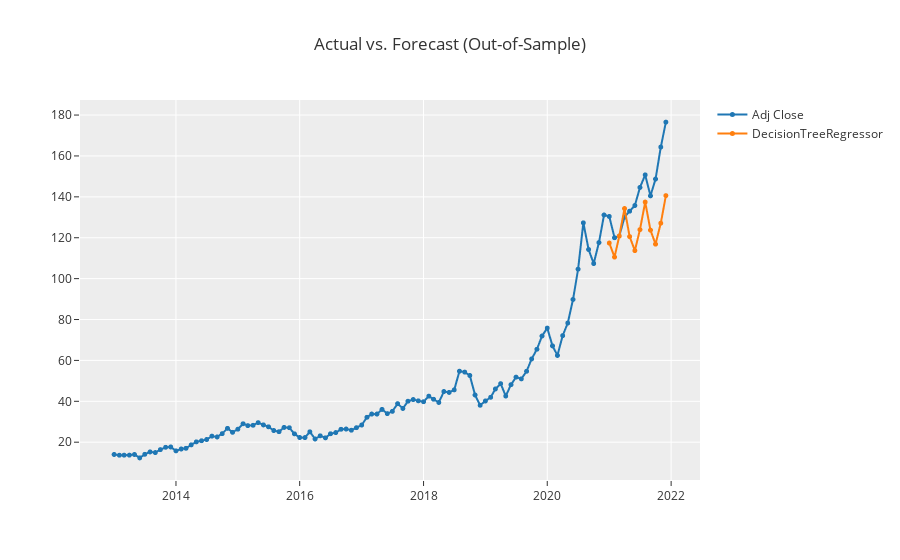

This figure's notebook cell:
### Markdown cell above
### Decision Tree

### Code cell
dt_cds_dt = exp.create_model('dt_cds_dt', fold=3)
plot_model(dt_cds_dt)
